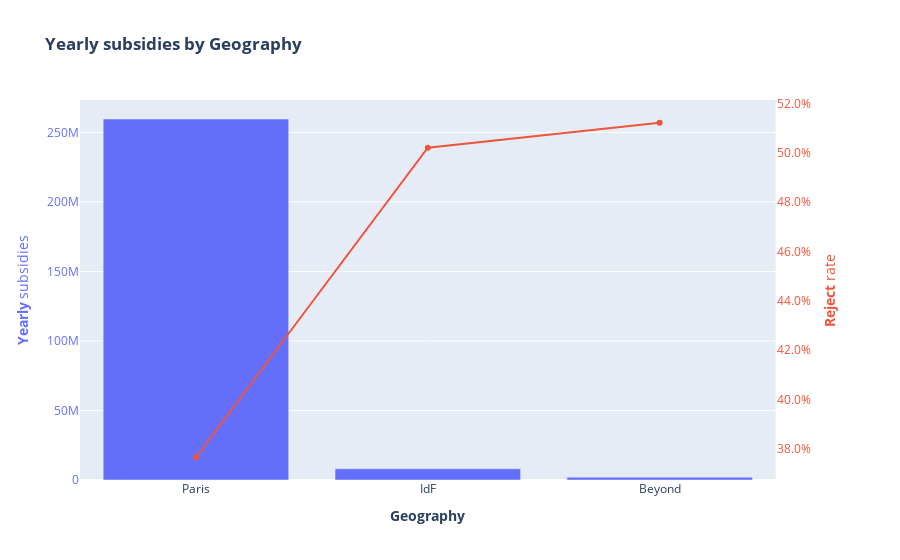

Source (notebook cell):
### Code cell
# By geography

# Create figure with secondary y-axis
fig = make_subplots(specs=[[{"secondary_y": True}]])

# Dataframes
gb = data.groupby('geo_cat').agg(total_subsidies = ('montant_vote', 'sum')).sort_values(by='total_subsidies', ascending = False)
gb['avg_yearly_subsidies'] = gb.total_subsidies / nb_years
ct = pd.crosstab(data.geo_cat, data.subsidy_granted_bool, normalize='index').reindex(gb.index)

# Add traces
fig.add_trace(
    go.Bar(x=gb.index, y=gb.avg_yearly_subsidies, name='Yearly subsidies (average)'),
    secondary_y=False,
)

fig.add_trace(
    go.Scatter(x=ct.index, y=ct[False], name='Reject rate'),
    secondary_y=True,
)

# Layout
fig.update_layout(
    title_text='<b>Yearly subsidies by Geography</b>',
    showlegend = False,
    hovermode='x unified',
)

# Set x-axis title
fig.update_xaxes(title_text='<b>Geography</b>')

# Set y-axes titles
fig.update_yaxes(title_text='<b>Yearly</b> subsidies', color = '#636EFA', secondary_y=False)
fig.update_yaxes(title_text='<b>Reject</b> rate', color='#EF553B', showgrid = False, tickformat = '.1%', secondary_y=True)

fig.show()

### Figure 1 — Plotly figure (JSON) as saved in the notebook; plotly's stock layout.template omitted (floating-point values rounded to 4 significant figures)
{"data": [{"name": "Yearly subsidies (average)", "type": "bar", "x": ["Paris", "IdF", "Beyond"], "xaxis": "x", "y": [259600000.0, 8051000.0, 2013000.0], "yaxis": "y"}, {"name": "Reject rate", "type": "scatter", "x": ["Paris", "IdF", "Beyond"], "xaxis": "x", "y": [0.3766, 0.5021, 0.5122], "yaxis": "y2"}], "layout": {"hovermode": "x unified", "showlegend": false, "title": {"text": "<b>Yearly subsidies by Geography</b>"}, "xaxis": {"anchor": "y", "domain": [0, 0.94], "title": {"text": "<b>Geography</b>"}}, "yaxis": {"anchor": "x", "color": "#636EFA", "domain": [0, 1], "title": {"text": "<b>Yearly</b> subsidies"}}, "yaxis2": {"anchor": "x", "color": "#EF553B", "overlaying": "y", "showgrid": false, "side": "right", "tickformat": ".1%", "title": {"text": "<b>Reject</b> rate"}}}}
